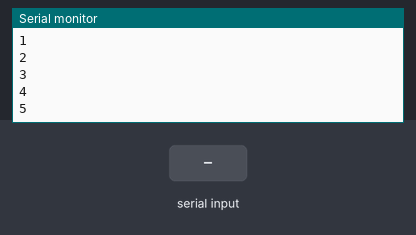
Bench run of a sketch on a simulated Arduino Zero (SAMD21). Shown: the last lines printed to the serial monitor. Inputs (shaded band) come from the test bench. The modem accepts every AT command (registered, SIM ready, sends succeed) and sends nothing else.

Above: at 1.3 s.
1.4 s: "1" received over the second serial link
At 1.68 s:
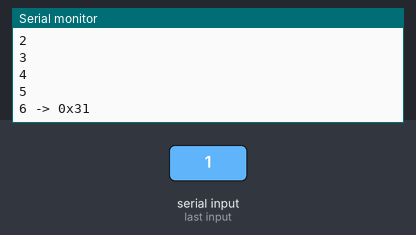
3.0 s: "0" received over the second serial link
At 3.18 s:
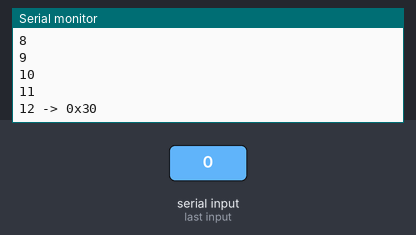
4.5 s: "2" received over the second serial link
At 4.68 s:
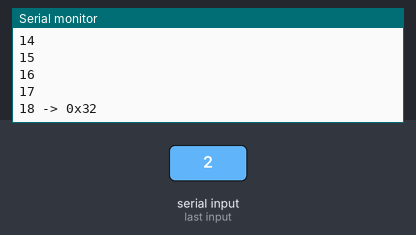
Timing chart, 0 to 7.5 s (numbered marks = the images above; inputs shaded):
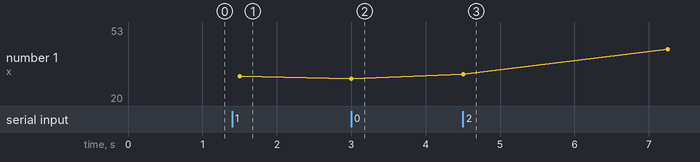

Measured:
- after the input at 1.4 s, the serial monitor: prints a new line after 0.10 s (image 1)
- after the input at 3.0 s, the serial monitor: prints a new line at once (image 2)
- after the input at 4.5 s, the serial monitor: prints a new line at once (image 3)
- plotted number 1: 31 → 30 after the input at 3.0 s

The sketch:

SERCOM4_serial_.ino
```cpp
#include <Arduino.h>   // required before wiring_private.h
#include "wiring_private.h" // pinPeripheral() function

Uart Serial2 (&sercom4, A1, A2, SERCOM_RX_PAD_0, UART_TX_PAD_0);
void SERCOM4_Handler()
{
  Serial2.IrqHandler();
}

void setup() {
  Serial.begin(115200);

  Serial2.begin(115200);

  // Assign pins A1(TX) & A2(RX) SERCOM functionality
  pinPeripheral(A1, PIO_SERCOM_ALT);
  pinPeripheral(A2, PIO_SERCOM_ALT);
}

uint8_t i=0;
void loop() {
  Serial.print(i);
  Serial2.write(i++);
  if (Serial2.available()) {
    Serial.print(" -> 0x"); Serial.print(Serial2.read(), HEX);
  }
  Serial.println();

  delay(250);

}
```
